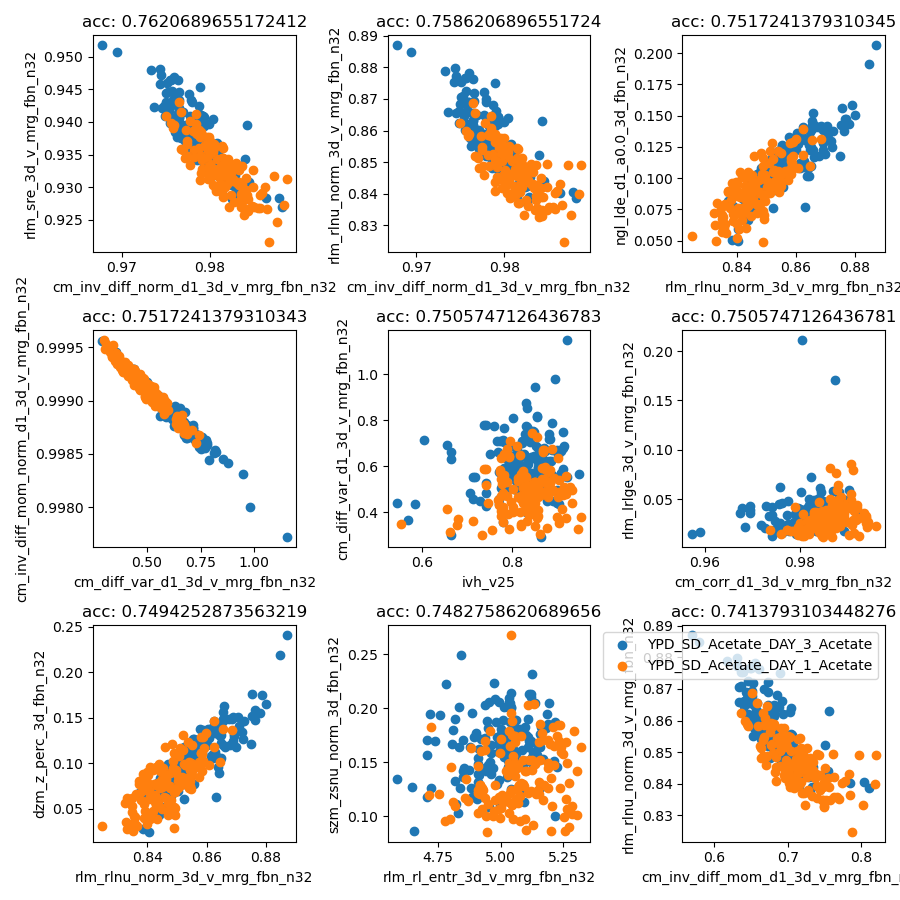
#> input picture visual/2best_features_by_knn_3.png, 900 x 900 px; its folder holds only this picture in this run
$ python -i segmentation_classic.py   (imports and definitions only)
#> lines starting #> are read from the running program, lines starting #| are printed output that depends on the picture; after the words box and inside, x2 and y2 are one past the last pixel; in counts of white or black regions, pixels touching at a corner belong together
#> further down, picture is the input picture: shape (900, 900, 3); mean B, G, R 228.9, 233.2, 237.6

import numpy as np
import cv2 as cv
from matplotlib import pyplot as plt
from pathlib import Path


def segmentate(img):
    gray = cv.cvtColor(img,cv.COLOR_BGR2GRAY)
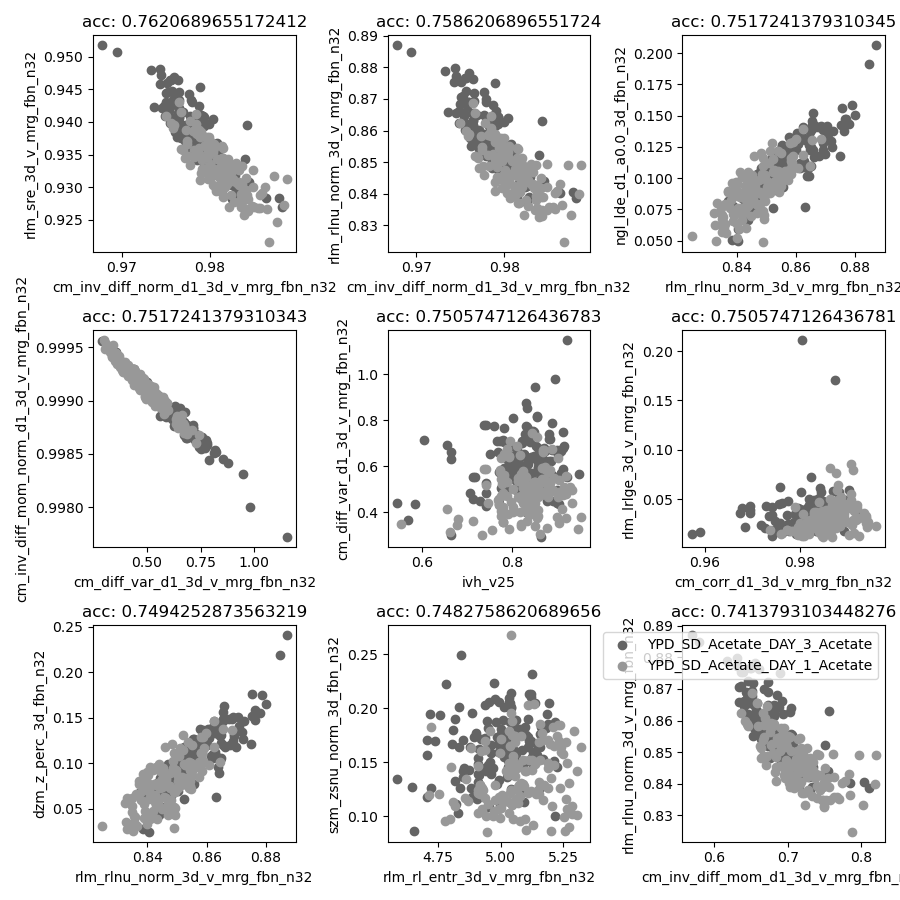
#> gray: shape (900, 900); min 0, max 255, mean 234
    # blurred = cv.medianBlur(gray,11)
    blurred = cv.bilateralFilter(gray,9,75,75)
    edges = cv.Canny(blurred, threshold1=30, threshold2=100)
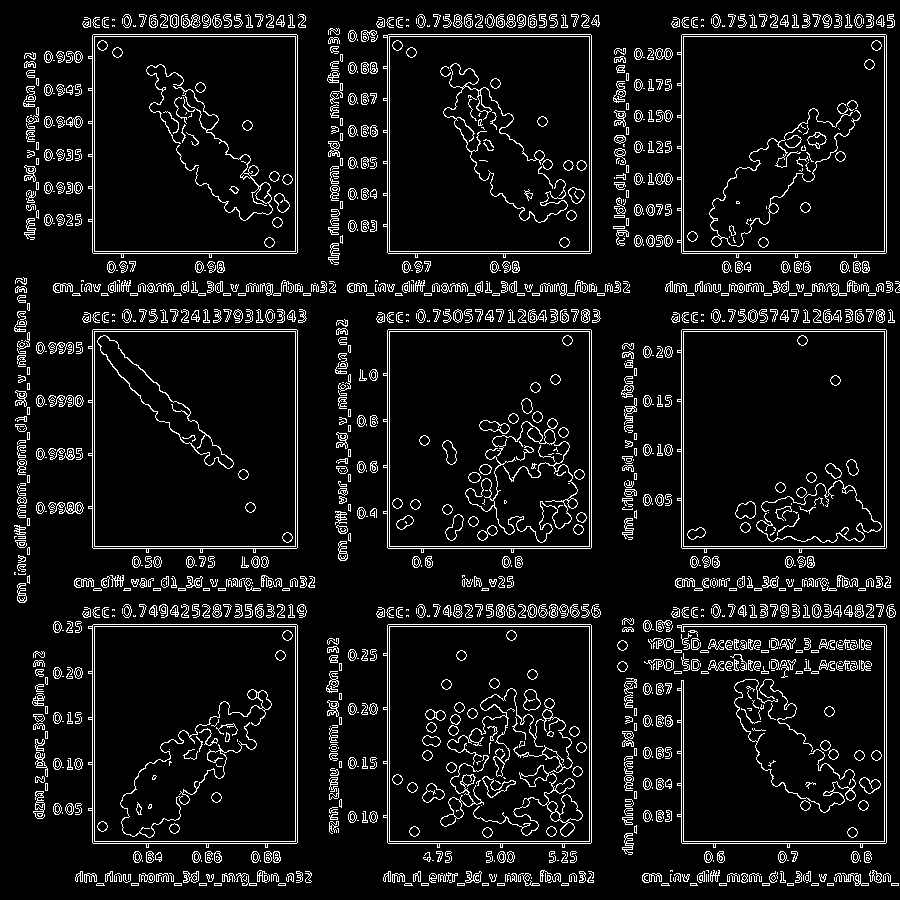
#> edges: shape (900, 900); 8.1% white in thin lines or dots

    kernel = np.ones((9,9),np.uint8)
    edges = cv.morphologyEx(edges, cv.MORPH_CLOSE, kernel)
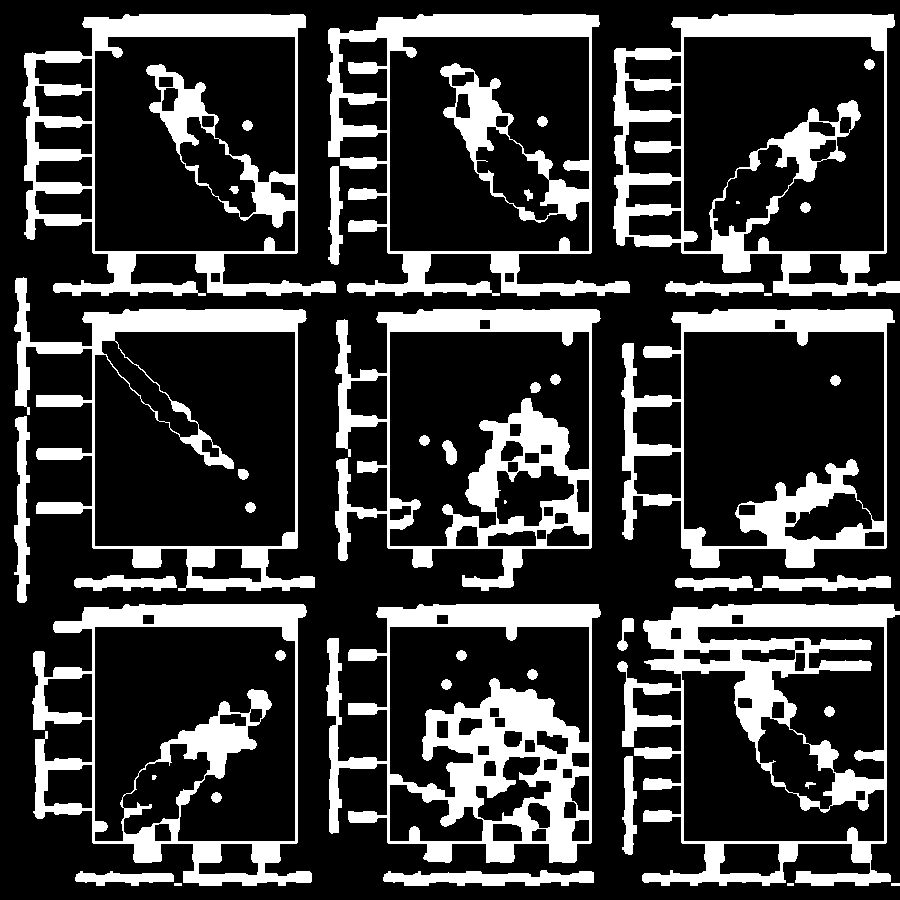
#> edges: shape (900, 900); 23.7% white; 46 white regions (2 under 20 px)

    contours, hierarchy = cv.findContours(edges, cv.RETR_TREE, cv.CHAIN_APPROX_SIMPLE)
#> contours = 151 contours, 7 with area under 20; largest, box (x1, y1, x2, y2) and area: (613, 14, 900, 296) 65790, (23, 14, 336, 296) 64142, (32, 604, 312, 886) 60044, (327, 14, 630, 296) 59818, (617, 604, 900, 886) 59218
    largest_contour = max(contours, key=cv.contourArea)
#> largest_contour = contour of 213 points, box (x1, y1, x2, y2) (613, 14, 900, 296), area 65790

    empty = np.zeros(img.shape, np.uint8)
    edge = cv.cvtColor(cv.drawContours(empty, [largest_contour], 0, (255,255,255), thickness=cv.FILLED),cv.COLOR_BGR2GRAY)
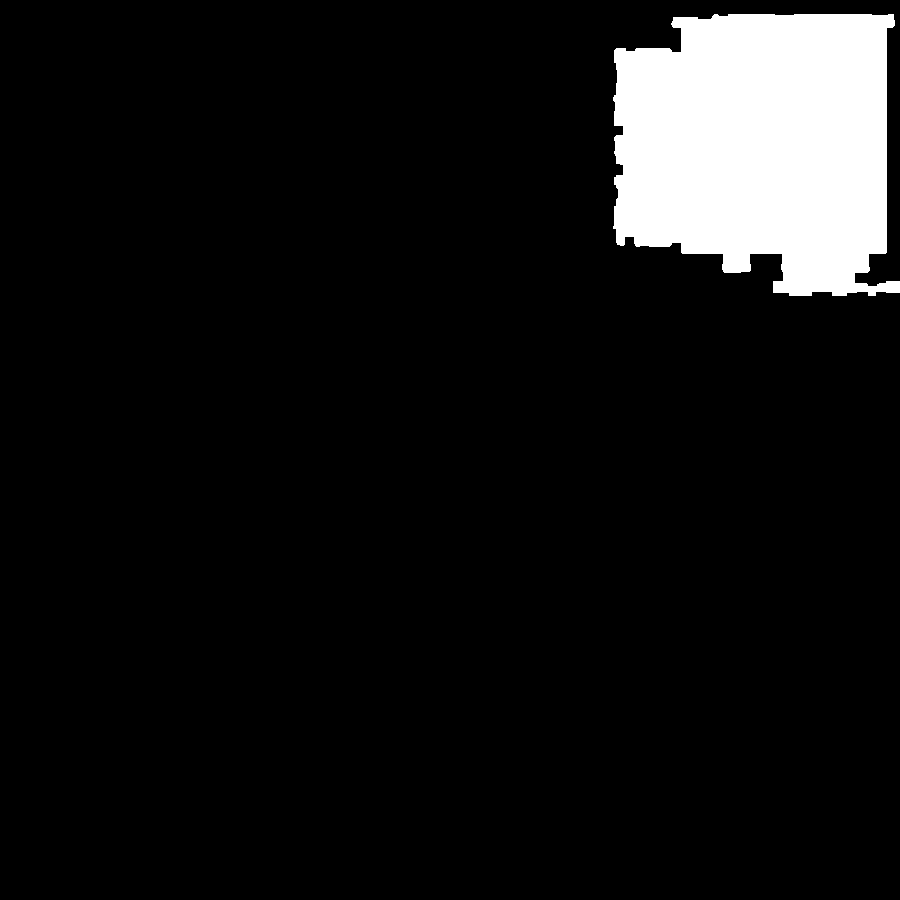
#> edge: shape (900, 900); 8.2% white; 1 white region, box (x1, y1, x2, y2) and area: (613, 14, 900, 296) 66458

    return edge


# [90 lines not run here, left out]

>>> import cv2
>>> picture = cv2.imread('visual/2best_features_by_knn_3.png')
>>> result = segmentate(picture)
